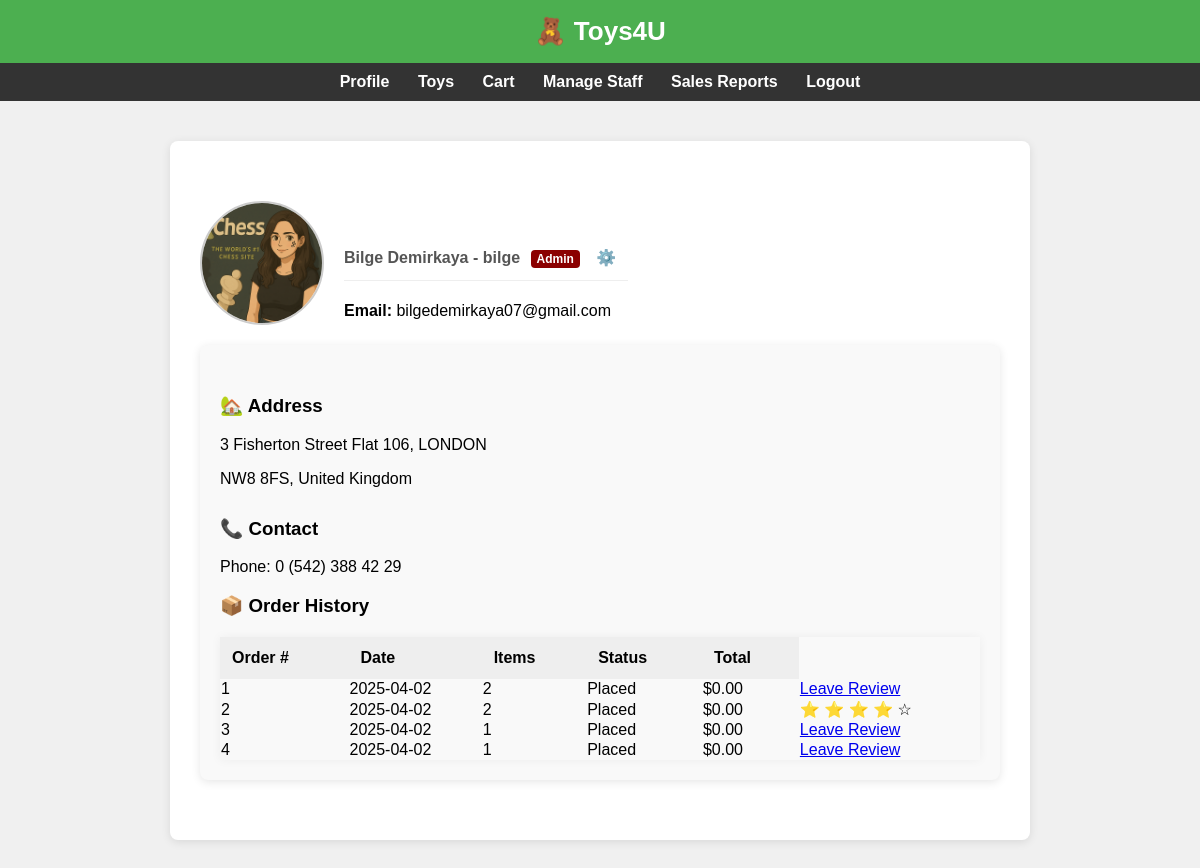
The page /profile/ (signed in) on the database as committed earlier.
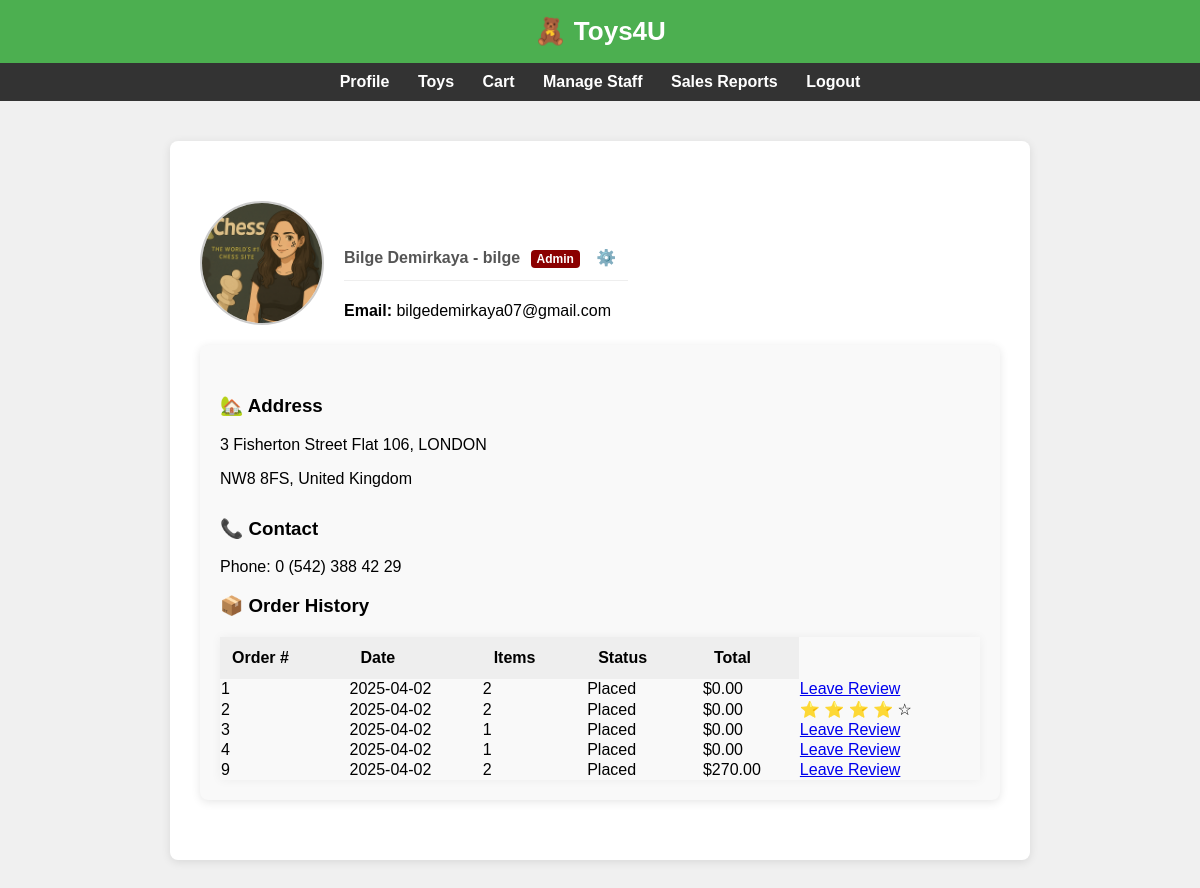
The same page on the database as committed later.
### core/models.py (models this page shows, shortened)
class UserRole(models.Model):
    user = models.ForeignKey(User, on_delete=models.CASCADE, related_name='roles')
    role = models.ForeignKey(Role, on_delete=models.CASCADE)
    granted_by = models.ForeignKey(User, on_delete=models.SET_NULL, null=True, blank=True, related_name='granted_roles')
    assigned_at = models.DateTimeField(auto_now_add=True)

class Order(models.Model):
    user = models.ForeignKey(User, on_delete=models.CASCADE)
    address = models.ForeignKey(Address, on_delete=models.SET_NULL, null=True)
    order_date = models.DateField(auto_now_add=True)
    is_customized = models.BooleanField(default=False)
    specification = models.TextField(blank=True, null=True, help_text="Custom specifications for the order")
    status = models.CharField(max_length=20, default='Draft')
    cost = models.DecimalField(max_digits=8, decimal_places=2, default=0.0)

### core/views.py (the view)
# urls.py: path('profile/', views.profile, name='profile'),
@login_required
def profile(request):
    orders = Order.objects.filter(user=request.user).exclude(status='Draft').order_by('-order_date') # Order by most recent
    contact_details = UserContactDetail.objects.get(user=request.user)
    try:
        staff = Staff.objects.get(user=request.user)
    except Staff.DoesNotExist:
        staff = None
    return render(request, 'core/profile.html', {
        'orders': orders,
        'user': request.user,
        'contact_details': contact_details,
        'staff': staff
    })

### core/context_processors.py (called while the page is built)
def role_flags(request):
    if request.user.is_authenticated:
        roles = request.user.roles.values_list('role__role_name', flat=True)
        return {
            'is_staff': 'staff' in roles,
            'is_admin': 'administrator' in roles,
            'is_manager': getattr(request.user, 'staff', None) and request.user.staff.staff_type == 'manager'
        }
    return {}

### core/templates/core/profile.html (shortened to what the changed rows need)
{% extends 'core/base.html' %}
{% block content %}
<div style="max-width: 900px; margin: 30px auto;">
    <div style="display: flex; align-items: center; gap: 20px;">
        <div>
            <h4>{{ user.first_name }} {{ user.last_name }} - {{ user.username }}
            {% with rolesObjects=user.roles.all %}
            {% for roleObject in rolesObjects %}
                {% if roleObject.role.role_name == 'administrator' %}
                    <span style="background-color: darkred; color: white; padding: 2px 6px; border-radius: 4px; font-size: 12px; margin-left: 6px;">Admin</span>
                    <a href="{% url 'staff_list' %}" style="display: inline-block; margin-top: 10px; padding: 8px 12px; border-radius: 4px; text-decoration: none;">
                        ⚙️
                    </a>
                {% endif %}
            {% endfor %}
        {% endwith %}</h4>
        </div>
    </div>
    <div style="padding: 20px; background: #f9f9f9; border-radius: 8px; box-shadow: 0 2px 10px rgba(0,0,0,0.1);">
        {% if orders %}
        <table style="width: 100%; border-collapse: collapse; box-shadow: 0 0 10px rgba(0,0,0,0.05); margin-top: 20px;">
            <thead>
                <tr style="background-color: #eee;">
                    <th style="padding: 12px; text-align: left;">Order #</th>
                    <th style="padding: 12px; text-align: left;">Date</th>
                    <th style="padding: 12px; text-align: left;">Items</th>
                    <th style="padding: 12px; text-align: left;">Status</th>
                    <th style="padding: 12px; text-align: left;">Total</th>
                </tr>
            </thead>
            <tbody>
                {% for order in orders %}
                <tr>
                    <td>{{ order.id }}</td>
                    <td>{{ order.order_date|date:"Y-m-d" }}</td>
                    <td>{{ order.orderitem_set.count }}</td>
                    <td>{{ order.status }}</td>
                    <td>${{ order.cost }}</td>
                    <td>
                        {% if order.status == 'Placed' and order.review %}
                            {% with order.review.rating as rating %}
                                {% for i in "12345" %}
                                    {% if forloop.counter <= rating %}
                                        ⭐
                                    {% else %}
                                        ☆
                                    {% endif %}
                                {% endfor %}
                            {% endwith %}
                        {% elif order.status == 'Placed' %}
                            <a href="{% url 'leave_review' order.id %}">Leave Review</a>
                        {% endif %}
                    </td>
                </tr>
                {% endfor %}
            </tbody>
        </table>
    </div>
    {% else %}
        <p style="color: gray;">No past orders yet.</p>
    {% endif %}
</div>
{% endblock %}

Rows that differ between the two databases and show on the page:
added Order: id "9", order_date "2025-04-02", orderitem_set.count "2", status "Placed", cost "270.00", shows "Leave Review"
